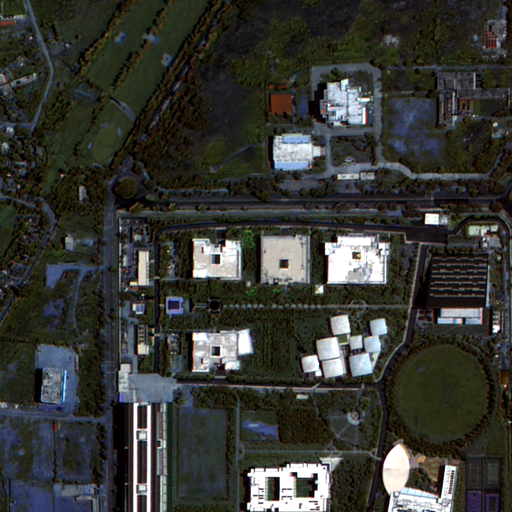
#> input picture Frontend/e2e/fixtures/rgb.png, 1024 x 1024 px, found by its file name (shown at 1/2 size)
$ python make_gallery.py
#> lines starting #> are read from the running program, lines starting #| are printed output that depends on the picture
"""Render web-sized gallery images from model output folders.

Run from Docs-Site/:  python3 scripts/make_gallery.py
Colour-maps float height rasters (turbo, 2-98 % range unless given) and writes
JPEG/PNG files into src/assets/gallery/.
"""
from __future__ import annotations

import json
from pathlib import Path

import numpy as np
from matplotlib import colormaps
from PIL import Image

DOCS = Path(__file__).resolve().parents[1]
ROOT = DOCS.parent
OUT = DOCS / "src/assets/gallery"
OUT.mkdir(parents=True, exist_ok=True)
SIZE = 640

SEG_COLORS = {  # Frontend/src/theme/classes.ts, by class id (config.CLASS_NAMES order)
    0: (0x9a, 0xa0, 0xa6), 1: (0xc8, 0xb5, 0x8a), 2: (0x9c, 0xcc, 0x65), 3: (0xe0, 0x5a, 0x47),
    4: (0x3a, 0x8f, 0xd9), 5: (0x5f, 0x63, 0x68), 6: (0x2e, 0x7d, 0x32), 7: (0, 0, 0),
}


def save_rgb(img: Image.Image, name: str):
#> called with name = 'carto_rgb.jpg'
    img = img.convert("RGB")
#> img is the input picture: PIL image 1024x1024 RGB; mean R, G, B 55, 56.1, 51.5
    img.thumbnail((SIZE, SIZE), Image.LANCZOS)
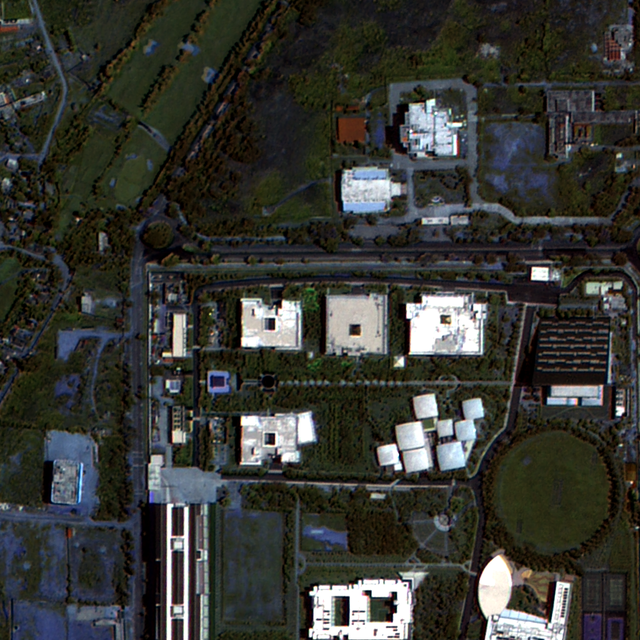
#> img: PIL image 640x640 RGB; mean R, G, B 55, 56.1, 51.4
    img.save(OUT / name, quality=88)
    print("wrote", name)


def colorize(h: np.ndarray, name: str, cmap="turbo", vmin=None, vmax=None):
    h = np.asarray(h, dtype=np.float32)
    valid = np.isfinite(h)
    lo = np.nanpercentile(h[valid], 2) if vmin is None else vmin
    hi = np.nanpercentile(h[valid], 98) if vmax is None else vmax
    t = np.clip((np.nan_to_num(h, nan=lo) - lo) / max(hi - lo, 1e-6), 0, 1)
    rgb = (colormaps[cmap](t)[..., :3] * 255).astype(np.uint8)
    rgb[~valid] = 0
    save_rgb(Image.fromarray(rgb), name)
    return float(lo), float(hi)


def seg_color(seg: np.ndarray, name: str):
    rgb = np.zeros((*seg.shape, 3), np.uint8)
    for k, c in SEG_COLORS.items():
        rgb[seg == k] = c
    save_rgb(Image.fromarray(rgb), name)


ranges = {}

# Cartosat-2E georeferenced job (absolute DSM)
job = ROOT / "Model_Traning/v5/outputs/jobs/88e63fd3329e"
save_rgb(Image.open(job / "rgb.png"), "carto_rgb.jpg")
#> (the run stopped early here; a loop or call above may not have finished)
